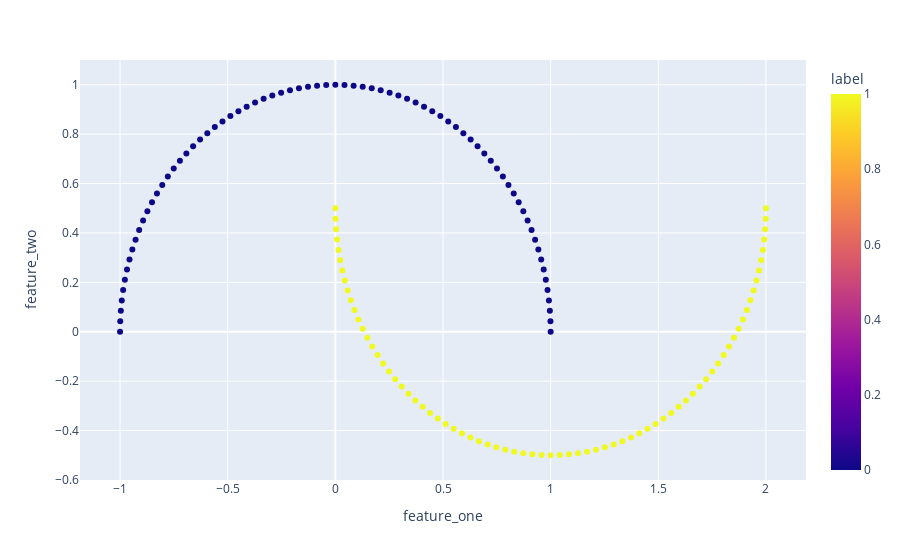

Notebook source saved alongside this figure:
### Code cell
px.scatter(df, x="feature_one", y="feature_two", color="label")

### Figure 1 — Plotly figure (JSON) as saved in the notebook; plotly's stock layout.template omitted (floating-point values rounded to 4 significant figures; data arrays with more than 128 entries replaced by an {"elided": "..."} marker saying what was removed)
{"data": [{"hovertemplate": "feature_one=%{x}<br>feature_two=%{y}<br>label=%{marker.color}<extra></extra>", "legendgroup": "", "marker": {"color": {"elided": "150 int values"}, "coloraxis": "coloraxis", "symbol": "circle"}, "mode": "markers", "name": "", "orientation": "v", "showlegend": false, "type": "scatter", "x": {"elided": "150 float values"}, "xaxis": "x", "y": {"elided": "150 float values"}, "yaxis": "y"}], "layout": {"coloraxis": {"colorbar": {"title": {"text": "label"}}, "colorscale": [[0, "#0d0887"], [0.1111, "#46039f"], [0.2222, "#7201a8"], [0.3333, "#9c179e"], [0.4444, "#bd3786"], [0.5556, "#d8576b"], [0.6667, "#ed7953"], [0.7778, "#fb9f3a"], [0.8889, "#fdca26"], [1, "#f0f921"]]}, "legend": {"tracegroupgap": 0}, "margin": {"t": 60}, "xaxis": {"anchor": "y", "domain": [0, 1], "title": {"text": "feature_one"}}, "yaxis": {"anchor": "x", "domain": [0, 1], "title": {"text": "feature_two"}}}}
